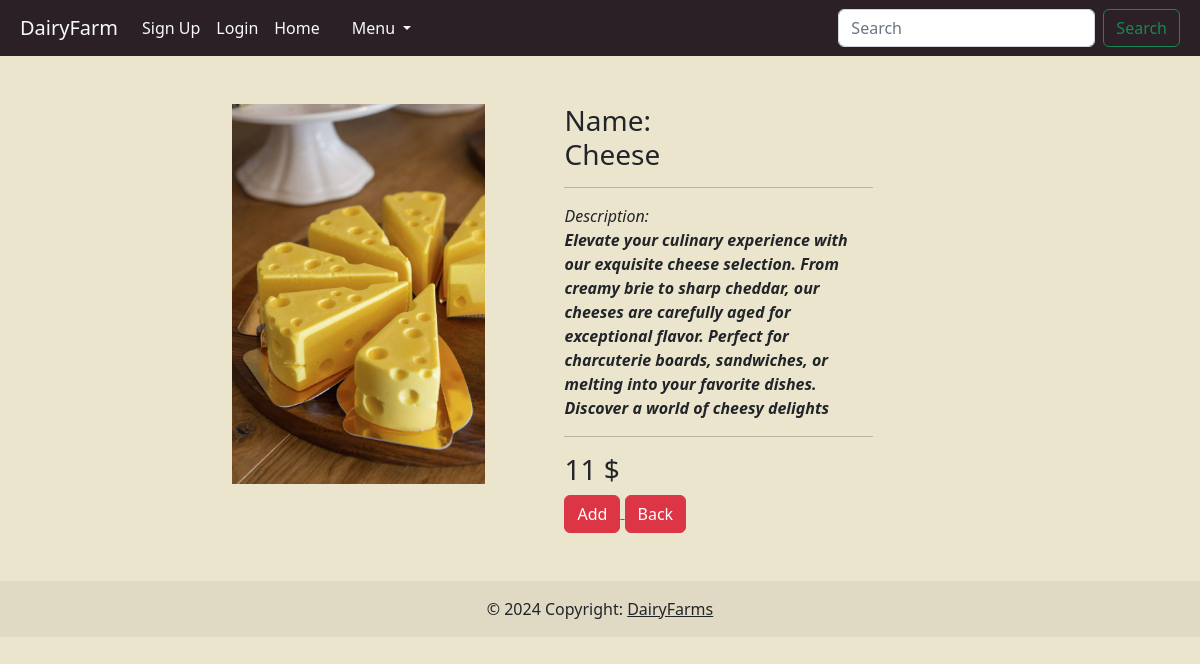
/productdetails/7/, run on the app's committed database.
### store/models.py (models this page shows, shortened)
class Products(models.Model):
    CATEGORY_CHOICES=[
        (1,'dairy & poultry'),
        (2,'meat'),
        (3,'farm produce'),
        (4,'natural superfoods')
    ]
    name= models.CharField(max_length=100)
    price=models.IntegerField(default="10")
    details=models.CharField(max_length=500)
    image=models.ImageField(upload_to='images/images')
    is_active=models.BooleanField(default=True)
    category=models.IntegerField(choices=CATEGORY_CHOICES,default=1)

### store/views.py (the view)
# urls.py: path('productdetails/<item_id>/',views.productdetails,name='productdetailpage'),
def productdetails(request,item_id):
    product=Products.objects.get(id=item_id)
    context={
        'product':product
    }
    return render(request,'productdetails.html',context)

### templates/productdetails.html (shortened to what this page needs)
{% extends "base.html" %}
{% block body %}
    <div class="container ">
        <div class="row mt-5">
            <div class="col-md-7 offset-md-2">
                <div class="row ">
                    <div class="col-md-5 ">
                        <img src="{{ product.image.url }}" class="img-fluid" alt="">
                    </div>
                    <div class="col-md-6 offset-md-1">
                        <h3>Name: <br> {{product.name}}  </h3>
                        <hr>
                        <i>Description: <br><strong> {{product.details}}</strong> </i>
                        <hr>
                        <h3> {{product.price}} $ </h3>
                        <a href="/addtocart/{{product.id}}"><button class="btn btn-danger">Add</button> </a>
                        <a href="/"><button class="btn btn-danger">Back</button> </a>
                    </div>
                </div>
            </div>
        </div>
    </div>
{% endblock body %}

### templates/productdetails.html (style rules this page uses)
body { background-color: #ece5ce; }

### data on the page
Products: image (picture), name "Cheese", details "Elevate your culinary experience with our exquisite cheese selection. From creamy brie to sharp cheddar, our cheeses are carefully aged for exceptional flavor. Perfect for charcuterie boards, sandwiches, or melting into your favorite dishes. Discover a world of cheesy delights", price "11"
